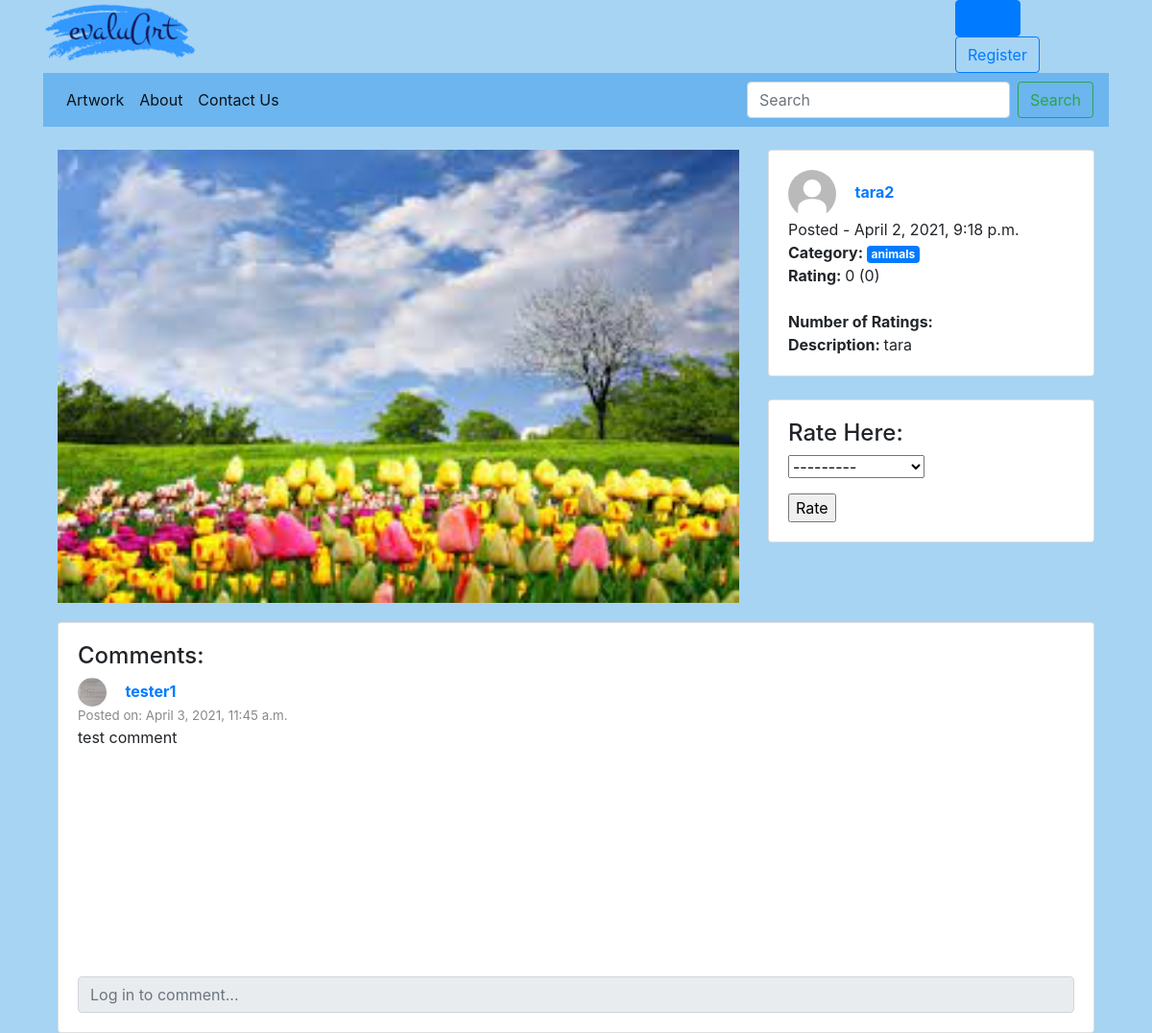
The page /evaluArt/artwork/1/ on the database as committed earlier.
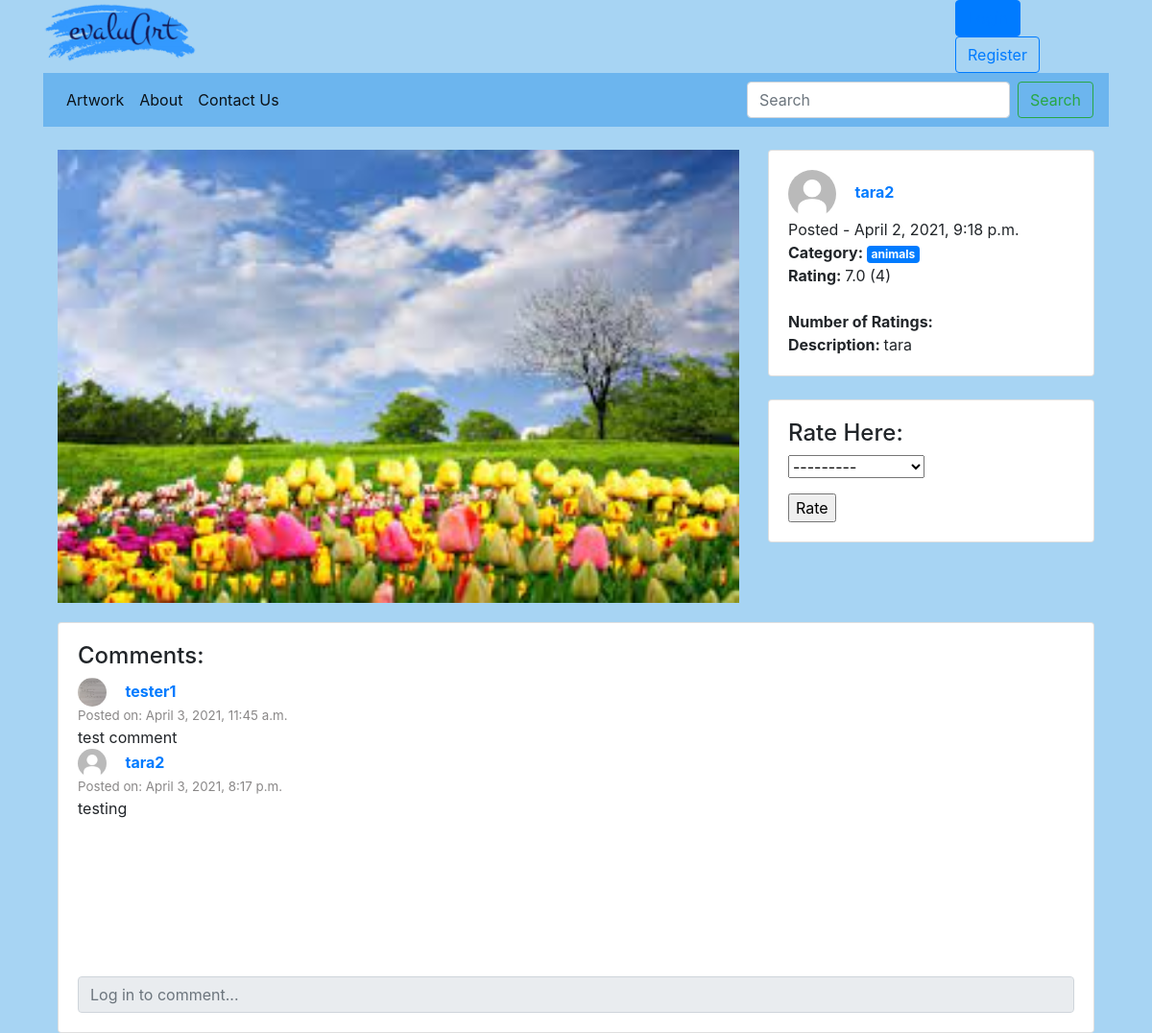
The same page on the database as committed later.
### evaluArt/models.py (models this page shows, shortened)
class Artwork(models.Model):
    picture = models.ImageField(upload_to='user/%Y/%m/%d/', default='default/default.jpg', blank=True)
    description = models.TextField(max_length=300)
    date_posted = models.DateTimeField(auto_now_add=True)
    user = models.ForeignKey(UserProfile, on_delete=models.CASCADE)
    category = models.ForeignKey(Category, on_delete=models.CASCADE)

class UserProfile(models.Model):
    user = models.OneToOneField(User, on_delete=models.CASCADE)
    experience = models.CharField(max_length=12, choices=EXPERIENCE, default='1')
    picture = models.ImageField(upload_to='profile_images', default='default/default.jpg', blank=True)
    description = models.TextField(editable = True, blank = True)

class Category(models.Model):
    name = models.CharField(max_length=128, unique=True)
    slug = models.SlugField(max_length=100, unique=True)
    class Meta:
        verbose_name_plural = 'Categories'
    def __str__(self):
        return self.name

class Comments(models.Model):
    user = models.ForeignKey(UserProfile, related_name="profile", on_delete=models.CASCADE)
    artwork = models.ForeignKey(Artwork, related_name="artwork", on_delete=models.CASCADE)
    text = models.TextField()
    date = models.DateTimeField(auto_now_add=True)

### evaluArt/views.py (the view, shortened to what this page needs)
# urls.py: path('artwork/<int:pk>/', views.show_artwork, name='show_artwork'),
def show_artwork(request, pk):
    artwork = Artwork.objects.filter(pk = pk)[0]
    profile = artwork.user
    comments = Comments.objects.filter(artwork=artwork)
    ratings = Rating.objects.filter(artwork=artwork)
    total = 0
    count = 0
    average = 0
    if ratings:
        for item in ratings:
            number = item.number
            total += number
            count += 1
        average = round(total/count, 2)
    context_dict={}
    context_dict['artwork'] = artwork
    context_dict['profile'] = profile
    context_dict['comments'] = comments
    context_dict['ratings'] = ratings
    context_dict['rating_num'] = count
    context_dict['comment_form'] = CommentForm()
    context_dict['rating_form'] = RatingForm()
    context_dict['average_rating'] = average
    return render(request, 'evaluArt/show_artwork.html', context=context_dict)

### evaluArt/forms.py
class CommentForm(forms.ModelForm):
    class Meta:
        model = Comments
        fields = ('text',)
        widgets = {
            'text': forms.TextInput(attrs={'class':'form-control', 'placeholder':'Post a comment...'}),
        }

class RatingForm(forms.ModelForm):
    class Meta:
        model = Rating
        fields = ('number', )

### templates/evaluArt/show_artwork.html (shortened to what this page needs)
{% extends "evaluArt/base.html"  %}
{% load staticfiles %}
{% block header_block %}
    <link rel="stylesheet" type="text/css" href="{% static 'css/show_artwork.css' %}?{% now 'U' %}">
{% endblock %}
{% block content_block %}
<br>
<div class="container">
    <div class="row">
        <div class="col-md-8">
            <img class="artwork" src={{ artwork.picture.url }}><br>
        </div>
        <div class="col-md-4">
            <div class="card" id="profile_description">
                <div class="card-body">
                    <a href="{% url 'evaluArt:show_account' profile.user.username %}">
                        <img id="uploader_pp" src={{ profile.picture.url }}>
                        <strong>
                        {{ profile.user.username }}
                        </strong>
                    </a>
                    <br>
                    Posted - {{ artwork.date_posted }}<br>
                    <strong>Category: </strong>
                    <span class="badge badge-primary">{{ artwork.category }}</span>
                    <br>
                    <strong>Rating: </strong>
                    {{ average_rating }} ({{ rating_num }})
                    <br>
                    <br>
                    <strong> Number of Ratings: </strong>
                    <br>
                    <strong>Description: </strong>
                    {{ artwork.description }}
                </div>
            </div>
            <br>
            <div class="card" id="rate">
                <div class="card-body">
                    <h4>Rate Here: </h4>
                        <form  id="rating_form" method="post" action="{% url 'evaluArt:show_artwork' artwork.pk %}" enctype="multipart/form-data">
                        {{ rating_form.as_p }}
                        <input type="submit" name="Rate" value="Rate" />
                    </form>
                </div>
            </div>
        </div>
        <br>
        <div class="col-md-12">
            <div class="card" id="comments">
                <div class="card-body">
                    <div class="comment_div overflow-auto" >
                        <div class="comments_body">
                            {% if comments %}
                                <h4>Comments: </h4>
                                {% for c in comments %}
                                    <div class="comment_placeholder">
                                        <a href= "{% url 'evaluArt:show_account' c.user.user.username %}">
                                            <img class="comment_pp" src={{ c.user.picture.url }}>
                                            <strong>{{ c.user.user.username }}</strong>
                                        </a>
                                        <div class="posted">Posted on: {{ c.date }} </div>
                                        <div class="comment_text">
                                            {{ c.text }}
                                        </div>
                                    </div>
                                {% endfor %}
                            {% else %}
                                <h4>No comments yet...</h4>
                            {% endif %}
                        </div>
                    </div>
                    <br><br>
                    {% if user.is_authenticated %}
                    <div class="form-group">
                        <form  id="comment_form" method="post" action="{% url 'evaluArt:show_artwork' artwork.pk %}" enctype="multipart/form-data">
                            {% csrf_token %}
                            {{ comment_form.as_p }}
                            <input type="submit" name="Comment" value="Comment" />
                        </form>
                        <br>
                    </div>
                    {% else %}
                        <input class="form-control" type="text" placeholder="Log in to comment..." readonly>
                    {% endif %}
                </div>
            </div>
        </div>
    </div>
</div>
{% endblock %}

### templates/evaluArt/base.html (shortened to what this page needs)
<!DOCTYPE html>
{% load staticfiles %}
<html>
    <head lang = "en">
        <link rel="stylesheet" href="https://stackpath.bootstrapcdn.com/bootstrap/4.4.1/css/bootstrap.min.css"
>
        <link rel="stylesheet" type="text/css" href="{% static 'css/base.css' %}?{% now 'U' %}">
        {% block header_block %}
        {% endblock %}
    </head>
    <body>
        <div class="container">
            <div class="row">
                <div class="col-sm-2">
                    <a href={% url 'evaluArt:artwork_list' %} class="home">
                        <img id = "logo" class = "img-responsive" width="100%" src="{% static 'images/logo2.png' %}" alt="logo" />
                    </a>
                </div>
                <div class="col-sm-8">
                </div>
                <div class="col-sm-2">
                    {% if user.is_authenticated %}
                    Logged in as, <a href={% url 'evaluArt:my_account' %}>{{ user.username }}</a><br>
                    <button type="button" class="btn btn-outline-primary"><a href={% url 'evaluArt:logout' %}>Sign Out</a></button>
                    {% else %}
                    <button type="button" id="login" class="btn btn-primary"}><a href={% url 'evaluArt:login' %}>Login</a></button>
                    <button type="button" class="btn btn-outline-primary"><a href={% url 'evaluArt:register' %}>Register</a></button>
                    {% endif %}
                </div>
            </div>
        </div>
        <div class="container">
            <nav class="navbar navbar-expand-lg navbar-light">
                <div class="collapse navbar-collapse" id="navbarSupportedContent">
                  <ul class="navbar-nav mr-auto">
                    <li class="nav-item active">
                      <a class="nav-link" href={% url 'evaluArt:artwork_list' %}>
                        Artwork
                    </li>
                    <li class="nav-item active">
                      <a class="nav-link" href={% url 'evaluArt:about' %}>About</a>
                    </li>
                    <li class="nav-item active">
                      <a class="nav-link" href={% url 'evaluArt:contact_us' %}>Contact Us</a>
                    </li>
                  </ul>
                  <form class="form-inline my-2 my-lg-0" method="POST"
                        action="{% url 'evaluArt:search' %}" enctype="multipart/form-data">
                    <input class="form-control mr-sm-2" name="query" type="search" placeholder="Search" aria-label="Search">
                    <button class="btn btn-outline-success my-2 my-sm-0" type="submit">Search</button>
                  </form>
                </div>
              </nav>
        </div>
        <div class = "container">
            {% block content_block %}
            {% endblock %}
        </div>
    </body>
</html>

### static/css/base.css (style rules this page uses)
body { background-color: #a7d4f3; }
div.container { background-color: #a7d4f3; }
nav { background-color: #6cb5ee; }

### static/css/show_artwork.css (style rules this page uses)
img.artwork { width:100%; }
img#uploader_pp { margin-right: 15px; background-size: cover; border-radius:50% 50% 50% 50%; width: 50px; height:50px; }
img.comment_pp { margin-right: 15px; background-size: cover; border-radius:50% 50% 50% 50%; width: 30px; height:30px; }
div.posted { font-size: smaller; color:rgb(138, 136, 136); }
div.comment_div { height: 300px; }
div#comments { margin-top:20px; }

Rows that differ between the two databases and show on the page:
added Comments: user.picture (placeholder picture), user.user.username "tara2", date "April 3, 2021, 8:17 p.m.", text "testing"
Other text that changed with them:
{{ average_rating }}: "0" → "7.0"
{{ rating_num }}: "0" → "4"
